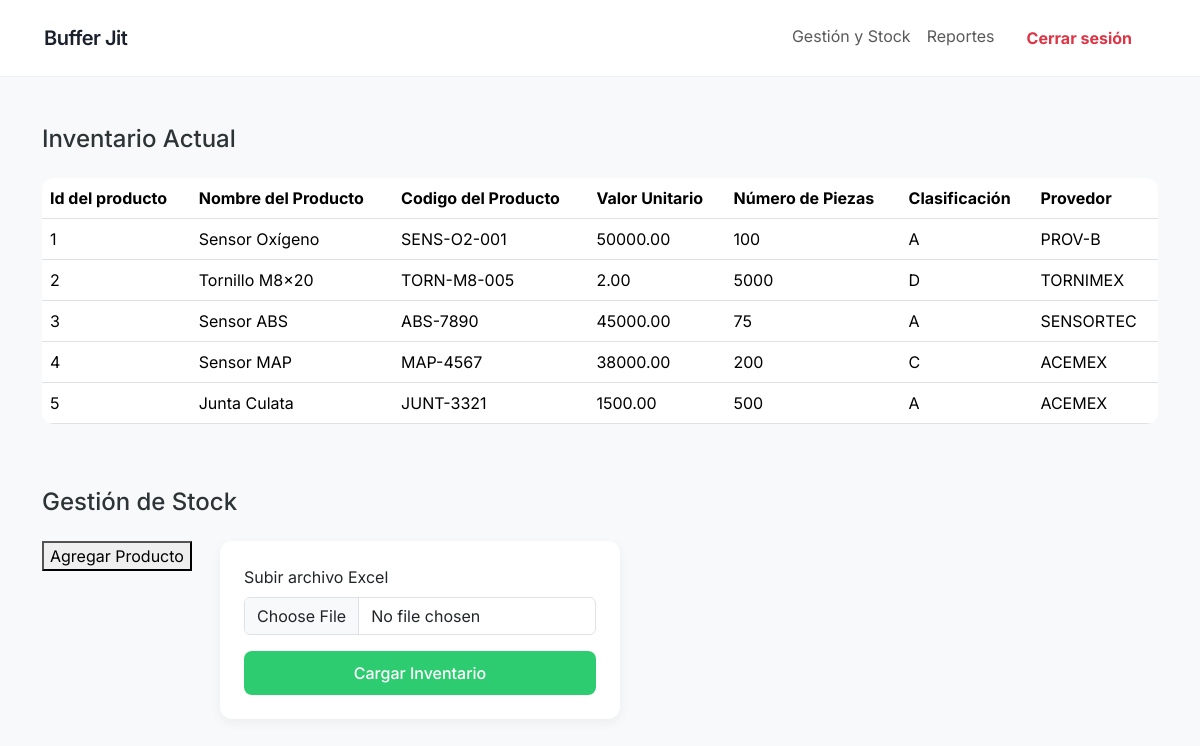
The page /gestion.php (signed in) on the database its author committed.
### tables this page shows
CREATE TABLE PRODUCTO (
ID_PRODUCTO INT AUTO_INCREMENT PRIMARY KEY,
CODIGO_PRODUCTO VARCHAR(200),
NOMBRE_PRODUCTO VARCHAR(200),
DESCRIPCION VARCHAR(100),
VALOR_UNITARIO DECIMAL(10,2),
CATEGORIA_ABCD CHAR(1),
DIA_REGISTRO DATETIME,
ID_PROVEEDOR INT,
FOREIGN KEY (ID_PROVEEDOR) REFERENCES PROVEEDORES(ID_PROVEEDOR)
);

CREATE TABLE PROVEEDORES (
ID_PROVEEDOR INT AUTO_INCREMENT PRIMARY KEY,
NOMBRE_PROVEEDOR VARCHAR(200),
TELEFONO VARCHAR(20),
RFC VARCHAR(100),
CORREO VARCHAR(200)
);

### Contents/Models/Productos.php (the view, shortened to what this page needs)
<?php
class Productos{
    function obtenerProductos($mysqli)
    {
        $contarProductos = $mysqli->query("SELECT COUNT(1) AS cantidad FROM PRODUCTO");
        $resultadoContar = $contarProductos->fetch_assoc();
        $cantidad = $resultadoContar['cantidad'];
        if ($cantidad > 0) {
            $sql = "CALL PA_PRODUCTOS_JSON(
                        JSON_OBJECT('http_method','GET'),
                        JSON_OBJECT('ID_PRODUCTO',0)
                    );";
            $result = $mysqli->query($sql);
        }
        if ($cantidad > 0) {
            while ($producto = $result->fetch_assoc()) { ?>
                <tr>
                    <td><?php echo htmlspecialchars($producto['ID_PRODUCTO']); ?></td>
                    <td><?php echo htmlspecialchars($producto['NOMBRE_PRODUCTO']); ?></td>
                    <td><?php echo htmlspecialchars($producto['CODIGO_PRODUCTO']); ?></td>
                    <td><?php echo htmlspecialchars($producto['VALOR_UNITARIO']); ?></td>
                    <td><?php echo htmlspecialchars($producto['STOCK_ACTUAL']); ?></td>
                    <td><?php echo htmlspecialchars($producto['CATEGORIA_ABCD']); ?></td>
                    <td><?php echo htmlspecialchars($producto['NOMBRE_PROVEEDOR']); ?></td>
                    </tr>
                    <?php }
        } else {
            echo '<tr>
                 <td>No se encontraron usuarios</td>
                </tr>';
        }
    }
}

### gestion.php (shortened to what this page needs)
<?php
include "Contents/Models/Productos.php";
$producto = new Productos($mysqli);
?>
<!DOCTYPE html>
<html lang="es">
<head>
    <link href="https://cdn.jsdelivr.net/npm/bootstrap@5.3.2/dist/css/bootstrap.min.css" rel="stylesheet">
    <link rel="stylesheet" href="Contents/CSS/style.css">
</head>
<body class="bg-light">
    <?php include 'Contents/Views/navbar.php'; ?>
    <div class="container mt-5">
        <div class="mb-5">
            <h4 class="mb-4">Inventario Actual</h4>
            <div class="table-responsive">
                <table class="table table-hover"> <thead>
                        <tr>
                            <th>Id del producto</th>
                            <th>Nombre del Producto</th>
                            <th>Codigo del Producto</th>
                            <th>Valor Unitario</th>
                            <th>Número de Piezas</th>
                            <th>Clasificación</th>
                            <th>Provedor</th>
                        </tr>
                    </thead>
                    <tbody>
                        <?= $producto->obtenerProductos($mysqli);?>
                    </tbody>
                </table>
            </div>
        </div>
        <h4 class="mb-4">Gestión de Stock</h4>
        <div class="row">
            <div class="col-md-2">
                <button>Agregar Producto</button>
            </div>
            <div class="card p-4 shadow-sm" style="max-width: 400px">
                <form action="cargar.php" method="POST" enctype="multipart/form-data">
                    <div class="mb-3">
                        <label for="archivo" class="form-label">Subir archivo Excel</label>
                        <input type="file" class="form-control" id="archivo" name="archivo" required>
                    </div>
                    <button type="submit" class="btn btn-success w-100">Cargar Inventario</button>
                </form>
            </div>
        </div>
    </div>
    <?php include 'Contents/Views/footer.php'; ?>

### Contents/Views/navbar.php (shortened to what this page needs)
<nav class="navbar navbar-expand-lg navbar-light stick-top">
    <div class="container">
        <a class="navbar-brand" href="gestion.php">Buffer Jit</a>
        <div class="collapse navbar-collapse" id="navbarNav">
            <ul class="navbar-nav ms-auto">
                <li class="nav-item">
                    <a class="nav-link" href="gestion.php">Gestión y Stock</a>
                </li>
                <li class="nav-item">
                    <a class="nav-link" href="reportes.php">Reportes</a>
                </li>
                <li>
                   <?php
                    if (isset($_SESSION['usuario'])) {
                        echo '<a href="Contents/Functions/logout.php" class="btn btn-outline-danger fw-bold px-4">Cerrar sesión</a>';
                    } ?>
                </li>
            </ul>
        </div>
    </div>
</nav>

### Contents/Views/footer.php (shortened to what this page needs)
<!DOCTYPE html>
<html lang="es">
<head>
</head>
<body>
</body>
</html>

### Contents/CSS/style.css (style rules this page uses)
body { font-family: 'Inter', sans-serif; background-color: #f8f9fa; color: #2d3436; }
.card { border: none !important; border-radius: 12px !important; box-shadow: 0 4px 12px rgba(0, 0, 0, 0.05) !important; transition: all 0.3s ease; }
.navbar { background-color: #ffffff !important; border-bottom: 1px solid #edf2f7; padding: 1rem 2rem; }
.navbar-brand { font-weight: 600; letter-spacing: -0.5px; color: #1a202c !important; }
.nav-link { position: relative; transition: color 0.3s ease; }
.nav-link::after { content: ''; position: absolute; width: 0; height: 2px; bottom: 0; left: 0; background-color: #2ecc71; transition: width 0.3s ease; }
.nav-item { transition: transform 0.2s ease; }
.btn { border-radius: 8px !important; padding: 10px 24px; font-weight: 500; border: none; }
.btn-success { background-color: #2ecc71 !important; }
.table { background: white; border-radius: 12px; overflow: hidden; }
.table thead { background-color: #f1f5f9; color: #475569; }
.card { animation: fadeIn 0.5s ease-out; }
.btn { transition: all 0.3s ease !important; animation: fadeIn 0.5s ease-out; }

### rows shown on the page
producto: ID_PRODUCTO "1", NOMBRE_PRODUCTO "Sensor Oxígeno", CODIGO_PRODUCTO "SENS-O2-001", VALOR_UNITARIO "50000.00", STOCK_ACTUAL "100", CATEGORIA_ABCD "A", ID_PROVEEDOR.NOMBRE_PROVEEDOR "PROV-B"
producto: ID_PRODUCTO "2", NOMBRE_PRODUCTO "Tornillo M8x20", CODIGO_PRODUCTO "TORN-M8-005", VALOR_UNITARIO "2.00", STOCK_ACTUAL "5000", CATEGORIA_ABCD "D", ID_PROVEEDOR.NOMBRE_PROVEEDOR "TORNIMEX"
producto: ID_PRODUCTO "3", NOMBRE_PRODUCTO "Sensor ABS", CODIGO_PRODUCTO "ABS-7890", VALOR_UNITARIO "45000.00", STOCK_ACTUAL "75", CATEGORIA_ABCD "A", ID_PROVEEDOR.NOMBRE_PROVEEDOR "SENSORTEC"
producto: ID_PRODUCTO "4", NOMBRE_PRODUCTO "Sensor MAP", CODIGO_PRODUCTO "MAP-4567", VALOR_UNITARIO "38000.00", STOCK_ACTUAL "200", CATEGORIA_ABCD "C", ID_PROVEEDOR.NOMBRE_PROVEEDOR "ACEMEX"
producto: ID_PRODUCTO "5", NOMBRE_PRODUCTO "Junta Culata", CODIGO_PRODUCTO "JUNT-3321", VALOR_UNITARIO "1500.00", STOCK_ACTUAL "500", CATEGORIA_ABCD "A", ID_PROVEEDOR.NOMBRE_PROVEEDOR "ACEMEX"
